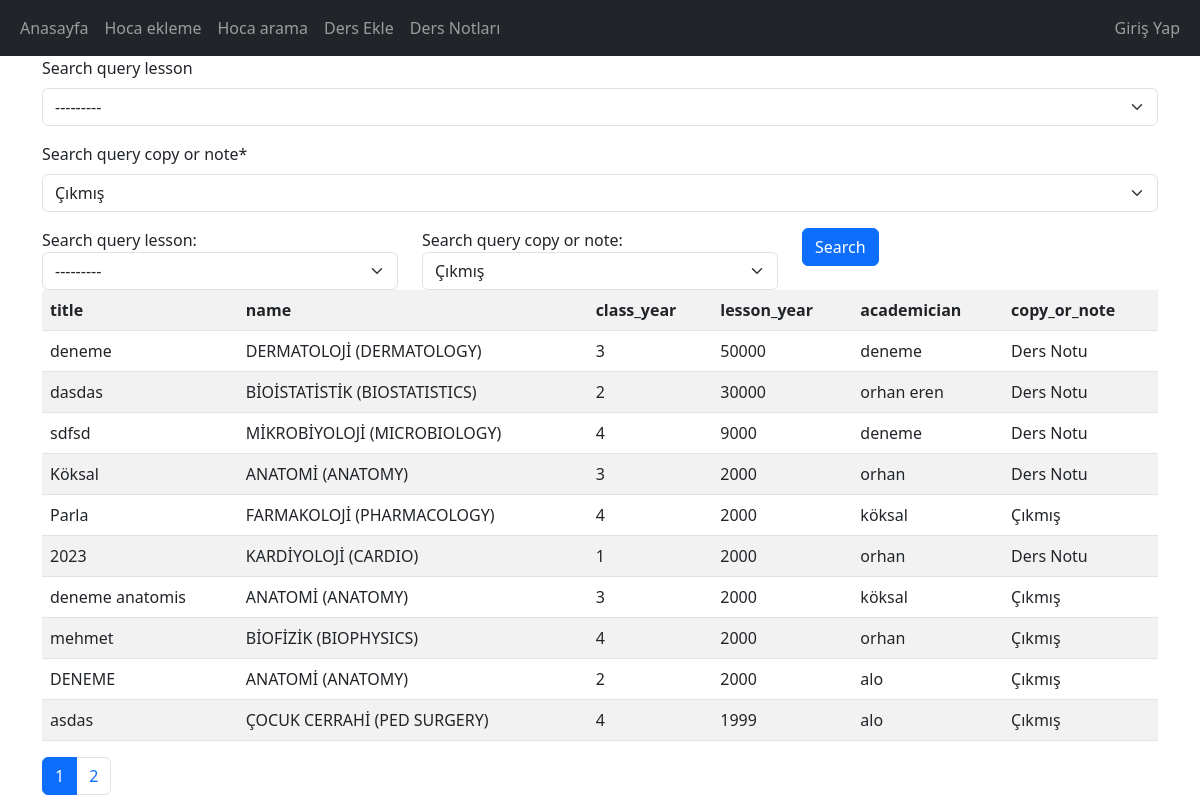
/ders_notlari/, run on an earlier commit of the app's database.
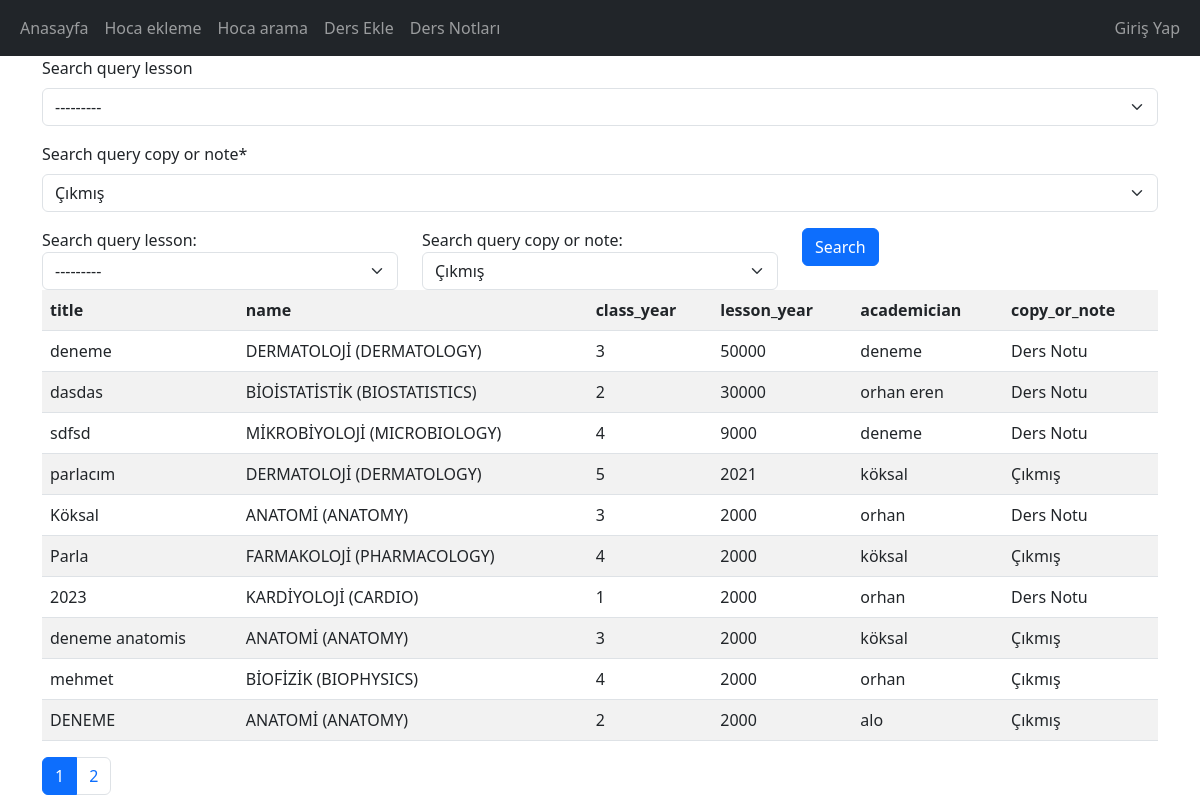
And on a later commit of the database.
### app/models.py (models this page shows, shortened)
class Lesson(models.Model):
    title = models.CharField(max_length=264)
    name = models.CharField(max_length = 20,choices = LESSON_CHOICES, default = '1')
    copy_or_note = models.CharField(max_length = 20,choices = COPY_OR_NOTE, default = 'copy')
    class_year = models.CharField(max_length = 20,choices = LESSON_YEAR, default = 'none')
    lesson_year = models.SmallIntegerField()
    academician = models.ForeignKey(Academician, on_delete= models.PROTECT)
    description = models.TextField()

class Academician(models.Model):
    name = models.CharField(max_length=264)
    copy = models.SmallIntegerField(validators=[MaxValueValidator(5),MinValueValidator(1)])
    attendance = models.SmallIntegerField(validators=[MaxValueValidator(5),MinValueValidator(1)])
    note = models.SmallIntegerField(validators=[MaxValueValidator(5),MinValueValidator(1)])
    lecture = models.SmallIntegerField(validators=[MaxValueValidator(5),MinValueValidator(1)])
    description = models.TextField()
    def __str__(self):
        return self.name

### app/views.py (the view)
# urls.py: path('ders_notlari/', views.lesson_notes),
def lesson_notes(request):
    if request.method == 'POST':
        form = SearchLessonForm(request.POST)
        if form.is_valid():
            selected_lesson = request.POST.get('search_query_lesson', '')
            selected_copy_or_note = request.POST.get('search_query_copy_or_note', '')
            lessons = Lesson.objects.filter(name=selected_lesson, copy_or_note= selected_copy_or_note).order_by('lesson_year')
    else:
        form = SearchLessonForm()
        lessons = Lesson.objects.all().order_by('-lesson_year')
    paginator = Paginator(lessons,10)
    page_number = request.GET.get('page')
    lessons = paginator.get_page(page_number)
    return render(request, 'app/lessonsNote.html',{'form':form, 'lessons':lessons})

### app/forms.py
class SearchLessonForm(forms.Form):
    search_query_lesson = forms.ChoiceField(
        choices=LESSON_CHOICES,
        required=False,
    )
    search_query_copy_or_note = forms.ChoiceField(
        choices=COPY_OR_NOTE,
    )
    def __init__(self, *args, **kwargs):
        super().__init__(*args, **kwargs)
        self.fields['search_query_lesson'].choices = [('', '---------')] + self.get_lesson_choices()
    def get_lesson_choices(self):
        lesson_names = Lesson.objects.values_list('name', flat=True).distinct()
        return [(choice[0], choice[1]) for choice in LESSON_CHOICES if choice[0] in lesson_names]

### templates/app/lessonsNote.html (shortened to what this page needs)
{% extends 'app/base.html' %}
{% load crispy_forms_tags %}
{% block body %}
{{ form|crispy }}
<form method="post">
    <div class="row">
        <div class="col">
            {{ form.search_query_lesson.label_tag }}
            {{ form.search_query_lesson }}
        </div>
        <div class="col">
            {{ form.search_query_copy_or_note.label_tag }}
            {{ form.search_query_copy_or_note }}
        </div>
        <div class="col">
            <button type="submit" class="btn btn-primary">Search</button>
        </div>
    </div>
</form>
{% if lessons %}
        <div>
            <table class="table table-striped">
                <tr>
                    <th scope="col">title</th>
                    <th scope="col">name</th>
                    <th scope="col">class_year</th>
                    <th scope="col">lesson_year</th>
                    <th scope="col">academician</th>
                    <th scope="col">copy_or_note</th>
                </tr>
                {% for lesson in lessons %}
                <tr>
                    <td>{{ lesson.title}}</td>
                    <td>{{ lesson.get_name_display}}</td>
                    <td>{{ lesson.class_year}}</td>
                    <td>{{ lesson.lesson_year}}</td>
                    <td>{{ lesson.academician}}</td>
                    <td>{{ lesson.get_copy_or_note_display}}</td>
                </tr>
                {% endfor %}
            </table>
        </div>
        <nav aria-label="...">
            <ul class="pagination">
                <li class="page-item active"><span class="sr-only page-link">{{ lessons.number }}</span></li>
                {% if lessons.has_next %}
                    <li class="page-item"><a class="page-link" href="?page={{ lessons.next_page_number }}">{{ lessons.next_page_number }}</a></li>
                {% endif %}
            </ul>
        </nav>
{% endif %}
{% endblock %}

### templates/app/base.html (shortened to what this page needs)
{% load static %}
<!DOCTYPE html>
<html lang="en">
<head>
    <link href="https://cdn.jsdelivr.net/npm/bootstrap@5.3.0/dist/css/bootstrap.min.css" rel="stylesheet">
</head>
<body>
    <nav class="navbar navbar-expand-lg navbar-dark bg-dark">
        <div class="container-fluid">
           <div>
                <ul class="navbar-nav me-auto mb-2 mb-lg-0">
                <li class="nav-item">
                    <a class="nav-link" aria-current="page" href="/anasayfa">Anasayfa</a>
                </li>
                <li class="nav-item">
                    <a class="nav-link" href="/akademisyen_ekle">Hoca ekleme</a>
                </li>
                <li class="nav-item">
                    <a class="nav-link" href="/akademisyen_ara">Hoca arama</a>
                </li>
                <li class="nav-item">
                    <a class="nav-link" href="/ders_ekle">Ders Ekle</a>
                </li>
                <li class="nav-item">
                    <a class="nav-link" href="/ders_notlari">Ders Notları</a>
                </li>
                </ul>
            </div>
            <div>
                <ul class="navbar-nav me-auto mb-2 mb-lg-0">
                {% if user.is_authenticated %}
                <span class="nav-text"><a class="nav-link" aria-current="page" href="/profile">{{ user.username }}</a></span>
                <li class="nav-item">
                    <a class="nav-link" aria-current="page" href="/cikis_yap">Çıkış Yap</a>
                </li>
                {% else %}
                <li class="nav-item">
                    <a class="nav-link" aria-current="page" href="/giris_yap">Giriş Yap</a>
                </li>
                {% endif %}
                </ul>
            </div>
        </div>
      </nav>
    <div class="container">
        {% block body %}{% endblock %}
    </div>
</body>
</html>

What changed in the data, as far as the page shows it:
no longer on this page (row unchanged): Lesson: title "asdas", name "ÇOCUK CERRAHİ (PED SURGERY)", class_year "4", lesson_year "1999", academician "alo", copy_or_note "Çıkmış"
added Lesson: title "parlacım", name "DERMATOLOJİ (DERMATOLOGY)", class_year "5", lesson_year "2021", academician "köksal", copy_or_note "Çıkmış"
